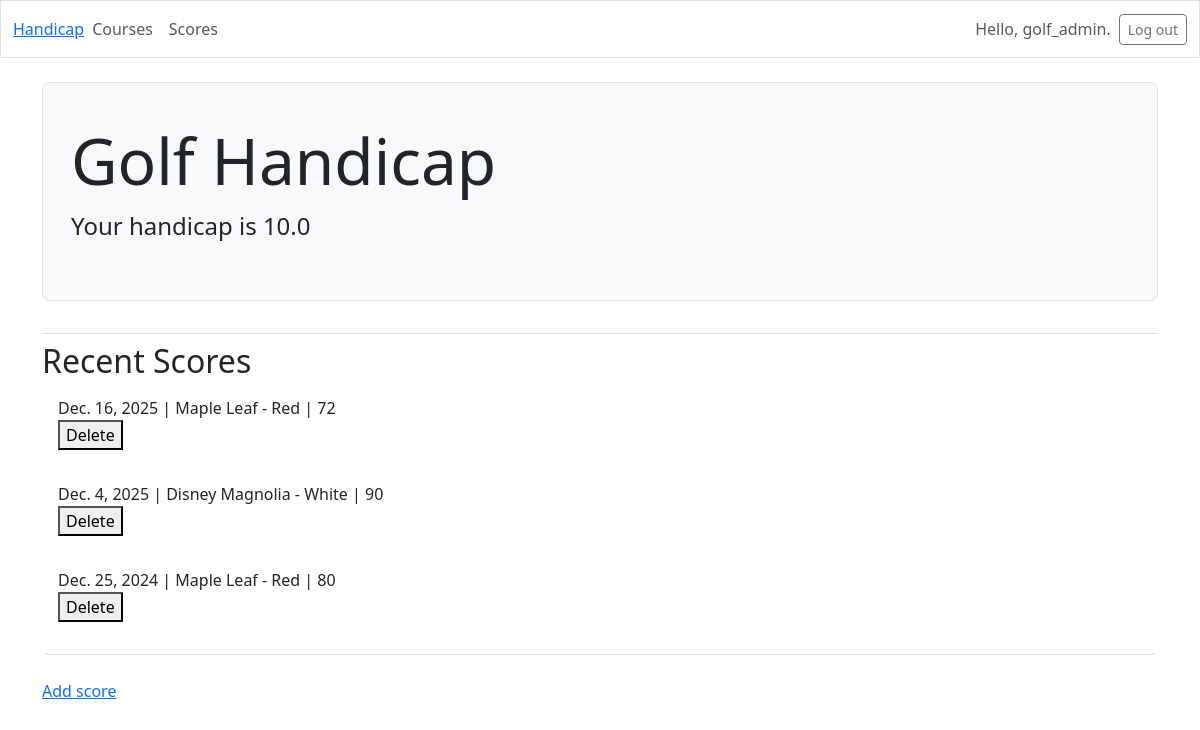
The app's page / (signed in) with its own data.
### golf_handicap/models.py (models this page shows, shortened)
class Score(models.Model):
    tee = models.ForeignKey(CourseTee, on_delete=models.CASCADE)
    score = models.IntegerField()
    date_played = models.DateField()
    date_added = models.DateTimeField(auto_now_add=True)
    owner = models.ForeignKey(User, on_delete=models.CASCADE)
    def score_differential(self):
        return (((self.score - self.tee.course_rating) * 113) / self.tee.slope_rating)

class CourseTee(models.Model):
    course = models.ForeignKey(Course, on_delete=models.CASCADE)
    tee_name = models.CharField(max_length=200)
    course_rating = models.DecimalField(max_digits=4, decimal_places=1)
    slope_rating = models.IntegerField()
    course_par = models.IntegerField()
    date_added = models.DateTimeField(auto_now_add=True)
    def __str__(self):
        return f"{self.course.course_name} - {self.tee_name}"

class Course(models.Model):
    course_name = models.CharField(max_length=200)
    location = models.CharField(max_length=200)
    date_added = models.DateTimeField(auto_now_add=True)

### golf_handicap/views.py (the view)
# urls.py: path('', views.index, name='index'),
@login_required
def index(request):
    scores = Score.objects.filter(owner=request.user).order_by('-date_played')[:3]
    handicap = calculate_handicap(scores)
    return render(request, 'golf_handicap/index.html', {
        'scores': scores,
        'handicap': handicap
    })

### golf_handicap/utils.py (called while the page is built)
def calculate_handicap(scores):
    if len(scores) < 3:
        return None
    differentials = sorted(
        score.score_differential() for score in scores)
    lowest = differentials[:min(8, len(differentials))]
    avg = sum(lowest) / len(lowest)
    return round(float(avg) * 0.96, 1)

### golf_handicap/templates/golf_handicap/index.html (shortened to what this page needs)
{% extends 'golf_handicap/base.html' %}
{% load bootstrap_icons %}
{% block page_header %}
  <div class="p-3 mb-4 bg-light border rounded-3">
    <div class="container-fluid py-4">
      <h1 class="display-3">Golf Handicap</h1>
      {% if user.is_authenticated %}
        {% if handicap %}
          <p class="lead fs-4">Your handicap is {{ handicap }}</p>
        {% endif %}
      {% endif %}
    </div>
  </div>
{% endblock page_header %}
{% block content %}
{% if user.is_authenticated %}
  {% if handicap %}
    <h2>Recent Scores</h2>
      <ul class="list-group border-bottom pb-2 mb-4">
        {% for score in scores %}
          <li class="list-group-item border-0">{{ score.date_played }} | {{ score.tee}} | {{ score.score }}
            <form action="{% url 'golf_handicap:delete_score' score_id=score.id %}" method="post" style="display_inline;">
              <button type="submit" onclick="return confirm('Are you sure you want to delete this score?');">
                Delete
              </button>
            </form></p>
          </li>
        {% endfor %}
      </ul>
  {% else %}
    <p>Not enough rounds played to calculate a handicap.</p>
  {% endif %}
{% else %}
  <p>Application to save golf scores and calculate Handicap.</p>
{% endif %}
<p>
  <a href="{% url 'golf_handicap:new_score' %}">Add score</a>
</p>
{% endblock content %}

### golf_handicap/templates/golf_handicap/base.html (shortened to what this page needs)
{% load django_bootstrap5 %}
{% load bootstrap_icons %}
<!doctype html>
<html lang="en">
<head>
  {% bootstrap_css %}
</head>
<body>
  <nav class="navbar navbar-expand-md navbar-light mb-4 border">
    <div class="container-fluid">
      <a class="navbard-brand" href="{% url 'golf_handicap:index' %}">Handicap</a>
      <div class="collapse navbar-collapse" id="navbarCollapse">
        <ul class="navbar-nav me-auto mb-2 mb-md-0">
          <li class="nav-item">
            <a class="nav-link" href="{% url 'golf_handicap:courses' %}">Courses</a></li>
            <li class="nav-item">
            <a class="nav-link" href="{% url 'golf_handicap:scores' %}">Scores</a></li>
        </ul>
        <ul class="navbar-nav ms-auto mb-2 mb-md-0">
          {% if user.is_authenticated %}
            <li class="nav-item">
              <span class="navbar-text me-2">Hello, {{user.username }}.</span></li>
          {% else %}
            <li class="nav-item">
              <a class="nav-link" href="{% url 'accounts:login' %}">
          {% endif %}
        </ul>
        {% if user.is_authenticated %}
          <form action="{% url 'accounts:logout' %}" method='post'>
            <button name='submit' class='btn btn-outline-secondary btn-sm'>
              Log out</button>
          </form>
        {% endif %}
      </div>
    </div>
  </nav>
  <main class="container">
    <div class="pb-2 mb-2 border-bottom">
      {% block page_header %}{% endblock page_header %}
    </div>
    <div>
      {% block content %}{% endblock content %}
    </div>
  </main>
</body>
</html>

### records on screen
Score: date_played "Dec. 16, 2025", tee "Maple Leaf - Red", score "72"
Score: date_played "Dec. 4, 2025", tee "Disney Magnolia - White", score "90"
Score: date_played "Dec. 25, 2024", tee "Maple Leaf - Red", score "80"

### other values on screen
{{ user.username }} "golf_admin"
{{ handicap }} "10.0"
